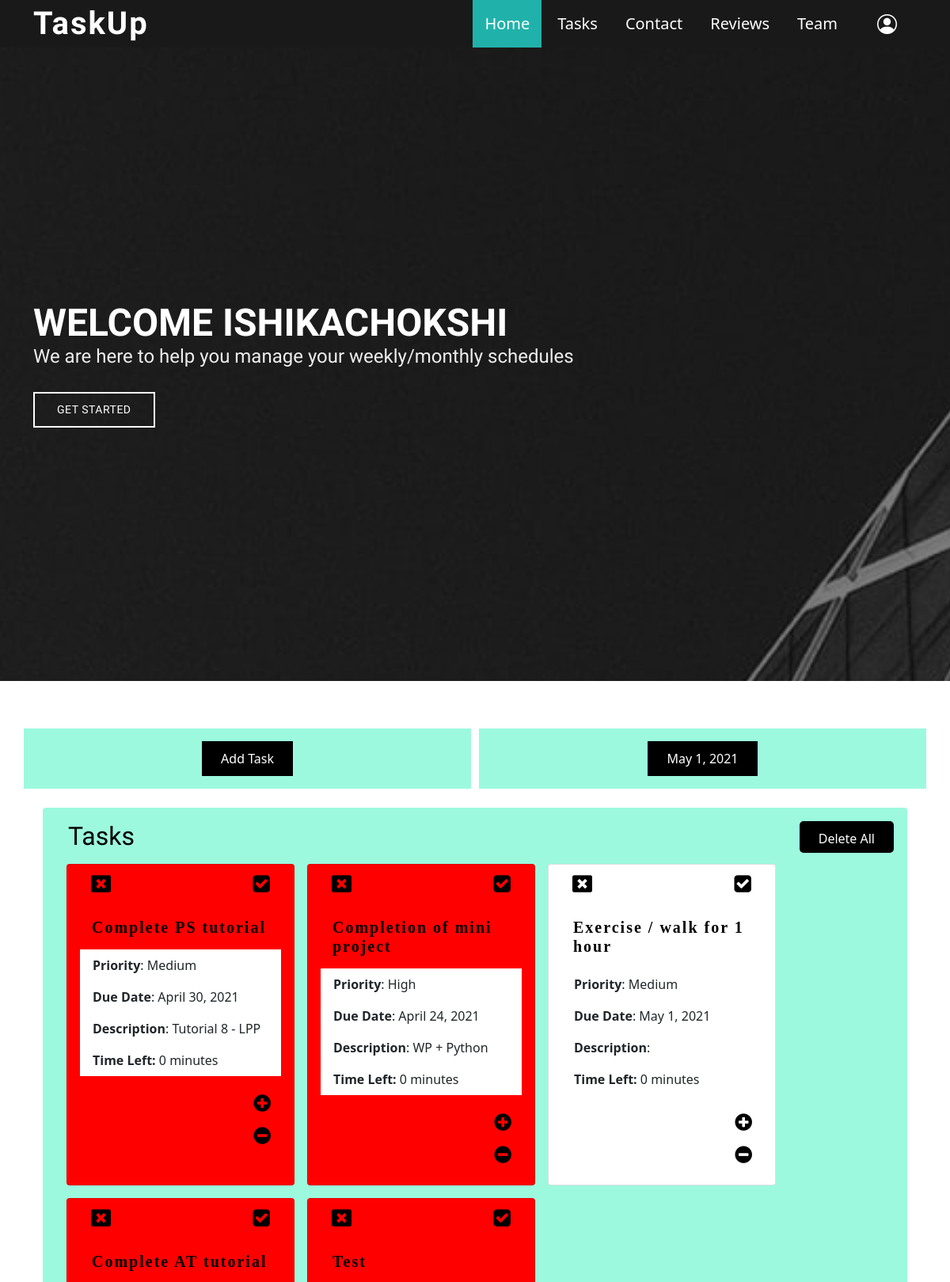
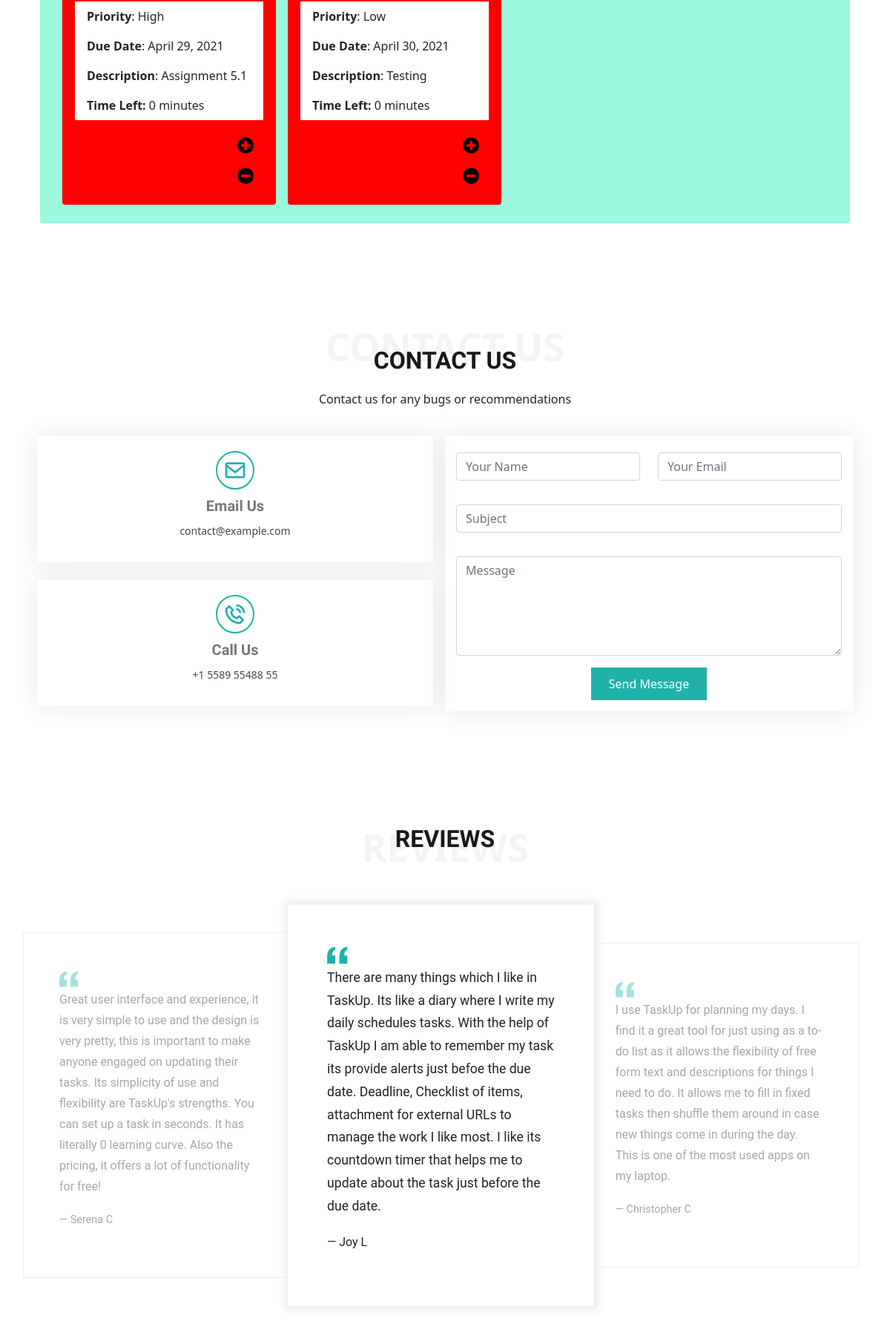
Screenshot of / (signed in, upper part) with the database file from the repository (2 pictures, top to bottom).
### tasks_app/models.py (models this page shows)
class Day(models.Model):
    date = models.DateField()
    daily_tasks = models.ManyToManyField(Task)

class Task(models.Model):
    title = models.CharField(max_length=200, null=True) # not null
    priority = models.CharField(max_length=200, blank=True, null=True)
    duedate = models.DateField(auto_now=False)
    description = models.CharField(max_length=300, blank=True)
    done = models.BooleanField(default=False)
    user = models.ForeignKey(User, on_delete=models.SET_NULL, null=True, blank=True)

### tasks_app/views.py (the view)
# urls.py: 2. Add a URL to urlpatterns:  path('', views.home, name='home')
def home(request):
    try:
        tasks = Task.objects.filter(user=request.user)
    except: # if no logged user
        class SignUpPage(generic.CreateView):
            form_class = UserCreationForm
            success_url = reverse_lazy('login')
            template_name = 'signup.html'
    days = Day.objects.all()
    today = Day.objects.get_or_create(date=datetime.date.today())[0]
    day=datetime.date.today()
    count=0
    tasks = Task.objects.filter(user=request.user)
    for task in tasks:
        if(task.done):
            count+=1
    return render(request, "home_tasks.html", {"tasks":tasks, "days":days, "today":today, "count":count,"day":day})

### tasks_app/templates/home_tasks.html (shortened to what this page needs)
<!DOCTYPE html>
<html lang="en">
<head>
  <link href="https://www.jqueryscript.net/css/jquerysctipttop.css" rel="stylesheet" type="text/css">
  <link rel="stylesheet" href="https://stackpath.bootstrapcdn.com/bootstrap/4.3.1/css/bootstrap.min.css"
>
  {% load static %}
  <link rel="stylesheet" href="https://cdnjs.cloudflare.com/ajax/libs/font-awesome/4.7.0/css/font-awesome.min.css">
  <link href="./static/main.css" rel="stylesheet">
  <link href="static/vendor/aos/aos.css" rel="stylesheet">
  <link href="static/vendor/bootstrap/css/bootstrap.min.css" rel="stylesheet">
  <link href="static/vendor/bootstrap-icons/bootstrap-icons.css" rel="stylesheet">
  <link href="static/vendor/boxicons/css/boxicons.min.css" rel="stylesheet">
  <link href="static/vendor/glightbox/css/glightbox.min.css" rel="stylesheet">
  <link href="static/vendor/swiper/swiper-bundle.min.css" rel="stylesheet">
</head>
<body>
  <header id="header" class="d-flex align-items-center">
    <div class="container d-flex align-items-center justify-content-between">
      <h1 class="logo"><a style="text-decoration:none" href="#home">TaskUp</a></h1>
      <nav id="navbar" class="navbar">
        <ul>
          <li><a class="nav-link scrollto active" href="#home">Home</a></li>
          <li><a class="nav-link scrollto" href="#tasks">Tasks</a></li>
          <li><a class="nav-link scrollto" href="#contact">Contact</a></li>
          <li><a class="nav-link scrollto" href="#reviews">Reviews</a></li>
          <li><a class="nav-link scrollto" href="#team">Team</a></li>
          <li class="dropdown"><a style="text-decoration:none" href="#"><i
                class="icon nav-link bi bi-person-circle"></i></a>
          </li>
        </ul>
      </nav>
    </div>
  </header>
  <section id="home" class="d-flex align-items-center">
    <div class="container position-relative" data-aos="fade-up" data-aos-delay="500">
      <h1>Welcome {{user}}</h1>
      <h2>We are here to help you manage your weekly/monthly schedules</h2>
      <a style="text-decoration:none" href="#tasks" class="btn-get-started scrollto">Get Started</a>
    </div>
  </section>
  <main id="main">
    <section id="tasks" class="tasks">
      <div class="container">
        <div class="row">
          <div class="col" style="margin-top: 0; margin-right: 10px; background-color: rgba(9, 241, 172, 0.4)">
            <div>
              <p>
                <center>
                  <button class="tasks_button" data-toggle="collapse" href="#multiCollapseExample1" role="button"
                    aria-expanded="false" aria-controls="multiCollapseExample1">Add Task</button>
                </center>
              </p>
            </div>
          </div>
          <div class="col" style="background-color: rgba(9, 241, 172, 0.4); margin-top: 0;">
            <div>
              <div class="row">
                {% if today %}
                <div class="col">
                  <p>
                    <center>
                      <button class="tasks_button" data-toggle="collapse" href="#day_{{forloop.counter}}" role="button"
                        aria-expanded="false" aria-controls="multiCollapseExample1" data-bs-toggle="tooltip" data-bs-placement="top" title="Daily Tasks">{{today.date}}</button>
                    </center>
                  </p>
                </div>
                {% endif %}
              </div>
            </div>
          </div>
        </div>
        <br>
        <div class="container">
          <div class="alert alert-custom" role="alert" style="width: 100%;">
            <div class="row">
              <div class="col">
              <h2 style="margin-left: 15px;">Tasks</h2>
            </div>
            <div class="col">
              <button class="tasks_button" style="text-decoration:none; float: right; border-radius: 5px; height: 40px; text-align: center;"><a href="{% url 'delete' %}" style="text-decoration:none; color: white;"> Delete All </a></button>
            </div>
            </div>
            <div class="row" style="margin-left: 5px;">
              {% for task in tasks %}
              <div id="task_{{task.id}}" class="card "
                style="width: 18rem; margin: 8px; {% if task.done %} background-color: pink; {% elif day > task.duedate %} background-color: red; {% endif %}">
                <div class="row">
                  <div class="col">
                    <form action="{{task.id}}/remove_task/" method='POST'>
                      <button type="submit" value="submit" style=" text-decoration: none; margin: 5px;"
                        class="btn btn-link" data-bs-toggle="tooltip" data-bs-placement="top" title="Delete Task"><i class="fa fa-window-close" style="font-size: 25px; color: black;"></i></button>
                    </form>
                  </div>
                  <div class="col">
                    <form action="{{task.id}}/task_done/" method='POST'>
                      <button type="submit" value="submit" style=" text-decoration: none; float: right; margin: 5px;"
                        class="btn btn-link"><i class="fa fa-check-square"
                          style="font-size: 25px; color: black;" data-bs-toggle="tooltip" data-bs-placement="top" title="Complete Task"></i></button>
                    </form>
                  </div>
                  <div class="card-body">
                    <h5 class="card-title"
                      style="color: black; font-family: papyrus; letter-spacing: 2px; font-weight: bold; font-size: 20px; padding-left: 15px;">
                      {{task.title}}</h5>
                    <p class="card-text">
                    <ul class="list-group list-group-flush">
                      <li class="list-group-item"><b>Priority</b>: {{task.priority}}</li>
                      <li class="list-group-item"><b>Due Date</b>: {{task.duedate}}</li>
                      <li class="list-group-item"><b>Description</b>: {{task.description}}</li>
                      <li class="list-group-item"><span><b>Time Left:</b> {{ task.duedate|timeuntil }}</span></li>
                    </ul>
                    </p>
                    <div class="row">
                      <form action="{{task.id}}/add_task_to_daily_tasks/" method='POST'>
                        <button type="submit" value="submit" style=" text-decoration: none; float: right;"
                          class="btn btn-link"><i class="fa fa-plus-circle"
                            style="font-size:25px; color: black;" data-bs-toggle="tooltip" data-bs-placement="top" title="Add to daily tasks"></i></button>
                      </form>
                    </div>
                    <div class="row">
                      <form action="{{task.id}}/remove_task_from_daily_tasks/" method='POST'>
                        <button type="submit" value="submit" style=" text-decoration: none; float: right; "
                          class="btn btn-link"><i class="fa fa-minus-circle"
                            style="font-size:25px; color: black;" data-bs-toggle="tooltip" data-bs-placement="top" title="Remove from daily tasks"></i></button>
                      </form>
                    </div>
                  </div>
                </div>
              </div>
              {% endfor %}
            </div>
          </div>
          {% load static %}
        </div>
      </div>
    </section>
    <section id="contact" class="contact">
      <div class="container">
        <div class="section-title">
          <span>Contact Us</span>
          <h2>Contact Us</h2>
          <p>Contact us for any bugs or recommendations</p>
        </div>
        <table class="table table-borderless">
          <tr>
            <td style="width: 550px;">
              <div class="info-box  mb-2">
                <i class="bx bx-envelope"></i>
                <h3>Email Us</h3>
                <p>contact@example.com</p>
              </div>
            </td>
            <td rowspan="2">
                <div class="info-box" style="padding: 15px;">
                <form>
                <div class="row" style="margin-top: 7px; margin-bottom: 5px;">
                  <div class="col-md-6 form-group">
                    <input type="text" name="name" class="form-control" id="name" placeholder="Your Name" required>
                  </div>
                  <div class="col-md-6 form-group mt-3 mt-md-0">
                    <input type="email" class="form-control" name="email" id="email" placeholder="Your Email" required>
                  </div>
                </div>
                <div class="form-group mt-3">
                  <input type="text" class="form-control" name="subject" id="subject" placeholder="Subject" required>
                </div>
                <div class="form-group mt-3">
                  <textarea class="form-control" name="message" rows="5" placeholder="Message"  required></textarea>
                </div>
                <div class="text-center"><button type="submit" class="tasks_button" style="background-color: lightseagreen;">Send Message</button></div>
              </form>
            </div>
            </td>
          </tr>
          <tr>
            <td style="width: 550px;">
              <div class="info-box  mb-3">
                <i class="bx bx-phone-call"></i>
                <h3>Call Us</h3>
                <p>+1 5589 55488 55</p>
              </div>
            </td>
          </tr>
        </table>
      </div>
    </section>
    <section id="reviews" class="reviews">
      <div class="section-title" style="padding: 0px;">
        <span>Reviews</span>
        <h2>Reviews</h2>
      </div>
      <div class="quotes page-width">
        <div class="quotes-slide slideshow__slide--active" data-slider-slide-index="0" aria-hidden="false"
          tabindex="-1">
          <blockquote class="quotes-slider__text text-left">
            <span class="quote-icon">
            </span>
            <div class="content">
              <p>Great user interface and experience, it is very simple to use and the design is very pretty, this is
                important
                to make anyone engaged on updating their tasks. Its simplicity of use and flexibility are TaskUp's
                strengths. You
                can set up a task in seconds. It has literally 0 learning curve.
                Also the pricing, it offers a lot of functionality for free!
              </p>
            </div>
            <cite>Serena C</cite>
          </blockquote>
        </div>
        <div class="quotes-slide slideshow__slide--active" data-slider-slide-index="1" aria-hidden="false"
          tabindex="-1">
          <blockquote class="quotes-slider__text text-left">
            <span class="quote-icon">
            </span>
            <div class="content">
              <p>There are many things which I like in TaskUp. Its like a diary where I write my daily schedules tasks.
                With the help of TaskUp I am able to remember my task its provide alerts just befoe the due date.
                Deadline,
                Checklist of items, attachment for external URLs to manage the work I like most.
                I like its countdown timer that helps me to update about the task just before the due date.
              </p>
            </div>
            <cite>Joy L</cite>
          </blockquote>
        </div>
        <div class="quotes-slide slideshow__slide--active" data-slider-slide-index="2" aria-hidden="false"
          tabindex="-1">
          <blockquote class="quotes-slider__text text-left">
            <span class="quote-icon">
            </span>
            <div class="content">
              <p>I use TaskUp for planning my days. I find it a great tool for just using as a to-do list as it allows
                the
                flexibility of free form text and descriptions for things I need to do. It allows me to fill in fixed
                tasks then
                shuffle them around in case new things come in during the day. This is one of the most used apps on my
                laptop.
              </p>
            </div>
            <cite>Christopher C</cite>
          </blockquote>
        </div>
      </div>
    </section>
  </main>
  <!-- {% load static %}
<script src="{% static 'ajax.js' %}"></script> -->
</body>
</html>

### rows the page displays
Day: date "May 1, 2021"
Task: title "Complete PS tutorial", priority "Medium", duedate "April 30, 2021", description "Tutorial 8 - LPP", duedate "0 minutes"
Task: title "Completion of mini project", priority "High", duedate "April 24, 2021", description "WP + Python", duedate "0 minutes"
Task: title "Exercise / walk for 1 hour", priority "Medium", duedate "May 1, 2021", duedate "0 minutes"
Task: title "Complete AT tutorial", priority "High", duedate "April 29, 2021", description "Assignment 5.1", duedate "0 minutes"
Task: title "Test", priority "Low", duedate "April 30, 2021", description "Testing", duedate "0 minutes"

### other values shown
{{ user }} "ISHIKACHOKSHI"
